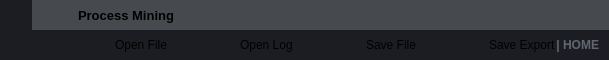
        <widget class="QFrame" name="frame_top">
         <property name="maximumSize">
          <size>
           <width>16777215</width>
           <height>60</height>
          </size>
         </property>
         <property name="styleSheet">
          <string notr="true">background-color: transparent;</string>
         </property>
         <property name="frameShape">
          <enum>QFrame::NoFrame</enum>
         </property>
         <property name="frameShadow">
          <enum>QFrame::Raised</enum>
         </property>
         <layout class="QHBoxLayout" name="horizontalLayout_3">
          <property name="spacing">
           <number>0</number>
          </property>
          <property name="leftMargin">
           <number>0</number>
          </property>
          <property name="topMargin">
           <number>0</number>
          </property>
          <property name="rightMargin">
           <number>0</number>
          </property>
          <property name="bottomMargin">
           <number>0</number>
          </property>
          <item>
           <widget class="QFrame" name="frame_toggle">
            <property name="maximumSize">
             <size>
              <width>70</width>
              <height>16777215</height>
             </size>
            </property>
            <property name="styleSheet">
             <string notr="true">background-color: rgb(27, 29, 35);</string>
            </property>
            <property name="frameShape">
             <enum>QFrame::NoFrame</enum>
            </property>
            <property name="frameShadow">
             <enum>QFrame::Raised</enum>
            </property>
            <layout class="QVBoxLayout" name="verticalLayout_3">
             <property name="spacing">
              <number>0</number>
             </property>
             <property name="leftMargin">
              <number>0</number>
             </property>
             <property name="topMargin">
              <number>0</number>
             </property>
             <property name="rightMargin">
              <number>0</number>
             </property>
             <property name="bottomMargin">
              <number>0</number>
             </property>
             <item>
              <widget class="QPushButton" name="btn_toggle_menu">
               <property name="sizePolicy">
                <sizepolicy hsizetype="Expanding" vsizetype="Expanding">
                 <horstretch>0</horstretch>
                 <verstretch>0</verstretch>
                </sizepolicy>
               </property>
               <property name="styleSheet">
                <string notr="true">QPushButton {
	
	background-image: url(:/24x24/icons/24x24/cil-menu.png);
	background-position: center;
	background-repeat: no-reperat;
	border: none;
	background-color: rgb(27, 29, 35);
}
QPushButton:hover {
	background-color: rgb(33, 37, 43);
}
QPushButton:pressed {	
	background-color: rgb(85, 170, 255);
}</string>
               </property>
               <property name="text">
                <string/>
               </property>
              </widget>
             </item>
            </layout>
           </widget>
          </item>
          <item>
           <widget class="QFrame" name="frame_top_right">
            <property name="styleSheet">
             <string notr="true">background: transparent;</string>
            </property>
            <property name="frameShape">
             <enum>QFrame::NoFrame</enum>
            </property>
            <property name="frameShadow">
             <enum>QFrame::Raised</enum>
            </property>
            <layout class="QVBoxLayout" name="verticalLayout_2">
             <property name="spacing">
              <number>0</number>
             </property>
             <property name="leftMargin">
              <number>0</number>
             </property>
             <property name="topMargin">
              <number>0</number>
             </property>
             <property name="rightMargin">
              <number>0</number>
             </property>
             <property name="bottomMargin">
              <number>0</number>
             </property>
             <item>
              <widget class="QFrame" name="frame_top_btns">
               <property name="maximumSize">
                <size>
                 <width>16777215</width>
                 <height>30</height>
                </size>
               </property>
               <property name="styleSheet">
                <string notr="true">background-color: rgba(33, 37, 43, 150);</string>
               </property>
               <property name="frameShape">
                <enum>QFrame::NoFrame</enum>
               </property>
               <property name="frameShadow">
                <enum>QFrame::Raised</enum>
               </property>
               <layout class="QHBoxLayout" name="horizontalLayout_4">
                <property name="spacing">
                 <number>0</number>
                </property>
                <property name="leftMargin">
                 <number>0</number>
                </property>
                <property name="topMargin">
                 <number>0</number>
                </property>
                <property name="rightMargin">
                 <number>0</number>
                </property>
                <property name="bottomMargin">
                 <number>0</number>
                </property>
                <item>
                 <widget class="QFrame" name="frame_label_top_btns">
                  <property name="frameShape">
                   <enum>QFrame::NoFrame</enum>
                  </property>
                  <property name="frameShadow">
                   <enum>QFrame::Raised</enum>
                  </property>
                  <layout class="QHBoxLayout" name="horizontalLayout_10">
                   <property name="spacing">
                    <number>0</number>
                   </property>
                   <property name="leftMargin">
                    <number>8</number>
                   </property>
                   <property name="topMargin">
                    <number>0</number>
                   </property>
                   <property name="rightMargin">
                    <number>10</number>
                   </property>
                   <property name="bottomMargin">
                    <number>0</number>
                   </property>
                   <item>
                    <widget class="QFrame" name="frame_icon_top_bar">
                     <property name="maximumSize">
                      <size>
                       <width>30</width>
                       <height>30</height>
                      </size>
                     </property>
                     <property name="styleSheet">
                      <string notr="true">background: transparent;
background-image: url(:/16x/icons/16x16/cil-terminal.png);
background-position: center;
background-repeat: no-repeat;</string>
                     </property>
                     <property name="frameShape">
                      <enum>QFrame::StyledPanel</enum>
                     </property>
                     <property name="frameShadow">
                      <enum>QFrame::Raised</enum>
                     </property>
                    </widget>
                   </item>
                   <item>
                    <widget class="QLabel" name="label_title_bar_top">
                     <property name="font">
                      <font>
                       <family>Segoe UI</family>
                       <pointsize>10</pointsize>
                       <weight>75</weight>
                       <bold>true</bold>
                      </font>
                     </property>
                     <property name="styleSheet">
                      <string notr="true">background: transparent;
margin-left: 5px;</string>
                     </property>
                     <property name="text">
                      <string>Process Mining</string>
                     </property>
                    </widget>
                   </item>
                  </layout>
                 </widget>
                </item>
                <item>
                 <widget class="QFrame" name="frame_btns_right">
                  <property name="maximumSize">
                   <size>
                    <width>120</width>
                    <height>16777215</height>
                   </size>
                  </property>
                  <property name="frameShape">
                   <enum>QFrame::NoFrame</enum>
                  </property>
                  <property name="frameShadow">
                   <enum>QFrame::Raised</enum>
                  </property>
                  <layout class="QHBoxLayout" name="horizontalLayout_5">
                   <property name="spacing">
                    <number>0</number>
                   </property>
                   <property name="leftMargin">
                    <number>0</number>
                   </property>
                   <property name="topMargin">
                    <number>0</number>
                   </property>
                   <property name="rightMargin">
                    <number>0</number>
                   </property>
                   <property name="bottomMargin">
                    <number>0</number>
                   </property>
                   <item>
                    <widget class="QPushButton" name="btn_minimize">
                     <property name="sizePolicy">
                      <sizepolicy hsizetype="Minimum" vsizetype="Expanding">
                       <horstretch>0</horstretch>
                       <verstretch>0</verstretch>
                      </sizepolicy>
                     </property>
                     <property name="toolTip">
                      <string>Minimize</string>
                     </property>
                     <property name="styleSheet">
                      <string notr="true">QPushButton {	
	border: none;
	background-color: transparent;
}
QPushButton:hover {
	background-color: rgb(44, 49, 60)
}
QPushButton:pressed {	
	background-color: rgb(85, 170, 255);
}</string>
                     </property>
                     <property name="text">
                      <string/>
                     </property>
                     <property name="icon">
                      <iconset resource="files_rc.qrc">
                       <normaloff>:/16x16/icons/16x16/cil-window-minimize.png</normaloff>:/16x16/icons/16x16/cil-window-minimize.png</iconset>
                     </property>
                    </widget>
                   </item>
                   <item>
                    <widget class="QPushButton" name="btn_maximize_restore">
                     <property name="sizePolicy">
                      <sizepolicy hsizetype="Minimum" vsizetype="Expanding">
                       <horstretch>0</horstretch>
                       <verstretch>0</verstretch>
                      </sizepolicy>
                     </property>
                     <property name="toolTip">
                      <string>Maximize</string>
                     </property>
                     <property name="styleSheet">
                      <string notr="true">QPushButton {	
	border: none;
	background-color: transparent;
}
QPushButton:hover {
	background-color: rgb(44, 49, 60)
}
QPushButton:pressed {	
	background-color: rgb(85, 170, 255);
}</string>
                     </property>
                     <property name="text">
                      <string/>
                     </property>
                     <property name="icon">
                      <iconset resource="files_rc.qrc">
                       <normaloff>:/16x16/icons/16x16/cil-window-maximize.png</normaloff>:/16x16/icons/16x16/cil-window-maximize.png</iconset>
                     </property>
                    </widget>
                   </item>
                   <item>
                    <widget class="QPushButton" name="btn_close">
                     <property name="sizePolicy">
                      <sizepolicy hsizetype="Minimum" vsizetype="Expanding">
                       <horstretch>0</horstretch>
                       <verstretch>0</verstretch>
                      </sizepolicy>
                     </property>
                     <property name="toolTip">
                      <string>Close</string>
                     </property>
                     <property name="styleSheet">
                      <string notr="true">QPushButton {	
	border: none;
	background-color: transparent;
}
QPushButton:hover {
	background-color: rgb(44, 49, 60)
}
QPushButton:pressed {	
	background-color: rgb(85, 170, 255);
}</string>
                     </property>
                     <property name="text">
                      <string/>
                     </property>
                     <property name="icon">
                      <iconset resource="files_rc.qrc">
                       <normaloff>:/16x16/icons/16x16/cil-x.png</normaloff>:/16x16/icons/16x16/cil-x.png</iconset>
                     </property>
                    </widget>
                   </item>
                  </layout>
                 </widget>
                </item>
               </layout>
              </widget>
             </item>
             <item>
              <widget class="QFrame" name="frame_top_info">
               <property name="maximumSize">
                <size>
                 <width>16777215</width>
                 <height>40</height>
                </size>
               </property>
               <property name="styleSheet">
                <string notr="true">background-color: rgb(27, 29, 35);t</string>
               </property>
               <property name="frameShape">
                <enum>QFrame::NoFrame</enum>
               </property>
               <property name="frameShadow">
                <enum>QFrame::Raised</enum>
               </property>
               <layout class="QHBoxLayout" name="horizontalLayout_8">
                <property name="spacing">
                 <number>0</number>
                </property>
                <property name="leftMargin">
                 <number>10</number>
                </property>
                <property name="topMargin">
                 <number>0</number>
                </property>
                <property name="rightMargin">
                 <number>10</number>
                </property>
                <property name="bottomMargin">
                 <number>0</number>
                </property>
                <item>
                 <widget class="QPushButton" name="btn_OPEN">
                  <property name="maximumSize">
                   <size>
                    <width>16777215</width>
                    <height>40</height>
                   </size>
                  </property>
                  <property name="styleSheet">
                   <string notr="true">QPushButton {	
	background-image: url(:/16x16/icons/16x16/cil-file.png);
	background-position: left center;
    background-repeat: no-repeat;
	border: none;
	border-left: 28px solid rgb(27, 29, 35);
	background-color: rgb(27, 29, 35);
	text-align: left;
	padding-left: 45px;
}
QPushButton:hover {
	background-color: rgb(33, 37, 43);
	border-left: 28px solid rgb(33, 37, 43);
}
QPushButton:pressed {	
	background-color: rgb(85, 170, 255);
	border-left: 28px solid rgb(85, 170, 255);
}</string>
                  </property>
                  <property name="text">
                   <string>Open File</string>
                  </property>
                 </widget>
                </item>
                <item>
                 <widget class="QPushButton" name="btn_OpenLo">
                  <property name="maximumSize">
                   <size>
                    <width>16777215</width>
                    <height>40</height>
                   </size>
                  </property>
                  <property name="styleSheet">
                   <string notr="true">QPushButton {	
	background-image: url(:/16x16/icons/16x16/cil-find-in-page.png);
	background-position: left center;
    background-repeat: no-repeat;
	border: none;
	border-left: 28px solid rgb(27, 29, 35);
	background-color: rgb(27, 29, 35);
	text-align: left;
	padding-left: 45px;
}
QPushButton:hover {
	background-color: rgb(33, 37, 43);
	border-left: 28px solid rgb(33, 37, 43);
}
QPushButton:pressed {	
	background-color: rgb(85, 170, 255);
	border-left: 28px solid rgb(85, 170, 255);
}</string>
                  </property>
                  <property name="text">
                   <string>Open Log</string>
                  </property>
                 </widget>
                </item>
                <item>
                 <widget class="QPushButton" name="btn_SAVE">
                  <property name="maximumSize">
                   <size>
                    <width>16777215</width>
                    <height>40</height>
                   </size>
                  </property>
                  <property name="styleSheet">
                   <string notr="true">QPushButton {	
	background-image: url(:/16x16/icons/16x16/cil-save.png);
	background-position: left center;
    background-repeat: no-repeat;
	border: none;
	border-left: 28px solid rgb(27, 29, 35);
	background-color: rgb(27, 29, 35);
	text-align: left;
	padding-left: 45px;
}
QPushButton:hover {
	background-color: rgb(33, 37, 43);
	border-left: 28px solid rgb(33, 37, 43);
}
QPushButton:pressed {	
	background-color: rgb(85, 170, 255);
	border-left: 28px solid rgb(85, 170, 255);
}</string>
                  </property>
                  <property name="text">
                   <string>Save File</string>
                  </property>
                 </widget>
                </item>
                <item>
                 <widget class="QPushButton" name="btn_SAVEEXPORT">
                  <property name="maximumSize">
                   <size>
                    <width>16777215</width>
                    <height>40</height>
                   </size>
                  </property>
                  <property name="styleSheet">
                   <string notr="true">QPushButton {	
	
	background-image: url(:/16x16/icons/16x16/cil-external-link.png);
	background-position: left center;
    background-repeat: no-repeat;
	border: none;
	border-left: 28px solid rgb(27, 29, 35);
	background-color: rgb(27, 29, 35);
	text-align: left;
	padding-left: 45px;
}
QPushButton:hover {
	background-color: rgb(33, 37, 43);
	border-left: 28px solid rgb(33, 37, 43);
}
QPushButton:pressed {	
	background-color: rgb(85, 170, 255);
	border-left: 28px solid rgb(85, 170, 255);
}</string>
                  </property>
                  <property name="text">
                   <string>Save Export</string>
                  </property>
                 </widget>
                </item>
                <item>
                 <widget class="QFrame" name="frame_top_info_1">
                  <property name="frameShape">
                   <enum>QFrame::StyledPanel</enum>
                  </property>
                  <property name="frameShadow">
                   <enum>QFrame::Raised</enum>
                  </property>
                 </widget>
                </item>
                <item>
                 <widget class="QLabel" name="label_top_info_2">
                  <property name="minimumSize">
                   <size>
                    <width>0</width>
                    <height>0</height>
                   </size>
                  </property>
                  <property name="maximumSize">
                   <size>
                    <width>250</width>
                    <height>16777215</height>
                   </size>
                  </property>
                  <property name="font">
                   <font>
                    <family>Segoe UI</family>
                    <weight>75</weight>
                    <bold>true</bold>
                   </font>
                  </property>
                  <property name="styleSheet">
                   <string notr="true">color: rgb(98, 103, 111);</string>
                  </property>
                  <property name="text">
                   <string>| HOME</string>
                  </property>
                  <property name="alignment">
                   <set>Qt::AlignRight|Qt::AlignTrailing|Qt::AlignVCenter</set>
                  </property>
                 </widget>
                </item>
               </layout>
              </widget>
             </item>
            </layout>
           </widget>
          </item>
         </layout>
        </widget>
